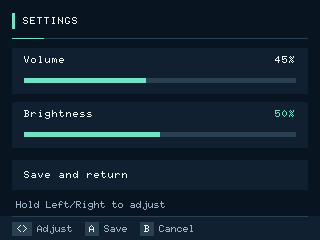
#> input picture experiments/menu-motion-20261017/previews/focus-000.png, 320 x 240 px, given in place of home.png, which was not available
$ python make-previews.py
#> lines starting #> are read from the running program, lines starting #| are printed output that depends on the picture
"""Convert actual host-rendered menu frames into shareable PNGs. PC: Pillow required."""
from pathlib import Path
from PIL import Image
b=Path(__file__).resolve().parent
source=b/'build/previews';output=b/'previews';output.mkdir(exist_ok=True)
for f in source.glob('*.ppm'):
 with Image.open(f) as image:image.save(output/(f.stem+'.png'))
names=['home','games-page','settings','poweroff']
canvas=Image.new('RGB',(1280,960))
#> canvas: PIL image 1280x960 RGB; every value is 0
for i,name in enumerate(names):
 with Image.open(output/(name+'.png')) as image:
#> image is the input picture: PIL image 320x240 RGB; mean R, G, B 17.9, 34.2, 48.1
  canvas.paste(image.resize((640,480),Image.Resampling.NEAREST),((i%2)*640,(i//2)*480))
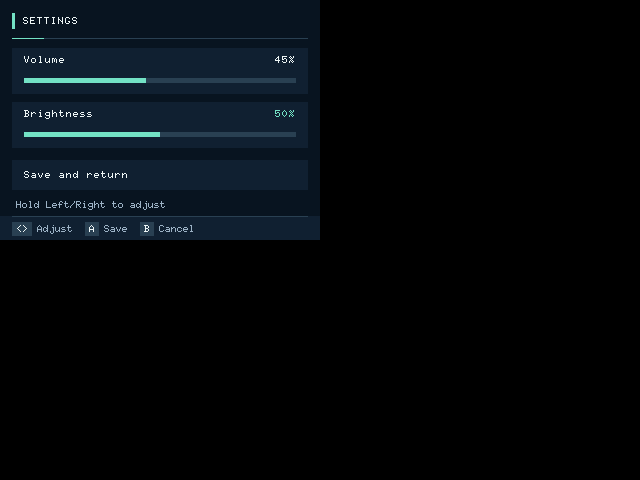
#> canvas: PIL image 1280x960 RGB (shown at 1/2 size); mean R, G, B 4.5, 8.5, 12
#> pass 2 of the loop `for i,name in enumerate(names):`:
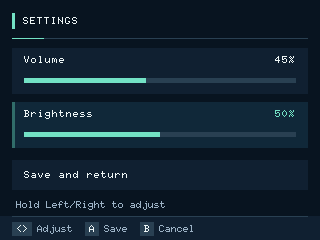
#> input picture experiments/menu-motion-20261017/previews/focus-040.png, 320 x 240 px, given in place of games-page.png, which was not available
#> image is the input picture: PIL image 320x240 RGB; mean R, G, B 17.9, 35.5, 49.5
#> `canvas.paste(image.resize((640,480),Image.Resampling.NEAREST),((i%2)*6..`:
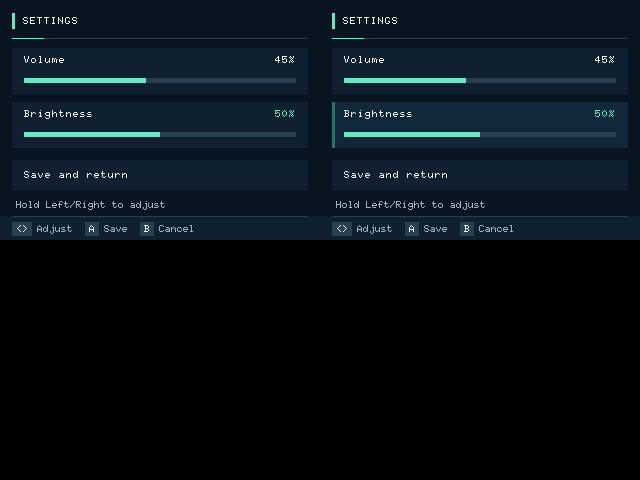
#> canvas: PIL image 1280x960 RGB (shown at 1/2 size); mean R, G, B 9, 17.4, 24.4
#> (the run stopped early here; a loop or call above may not have finished)
